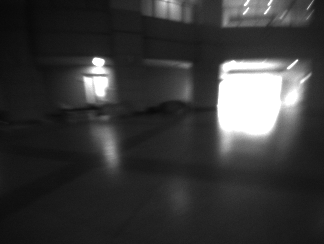
#> input picture temp/raw_data6/img_000021.png, 324 x 244 px; its folder holds 4 pictures in this run
$ python to_160.py
#> lines starting #> are read from the running program, lines starting #| are printed output that depends on the picture
import os
from PIL import Image

def crop_center(img, cropx, cropy):
    w, h = img.size
    startx = w // 2 - (cropx // 2)
    starty = h // 2 - (cropy // 2)
    return img.crop((startx, starty, startx + cropx, starty + cropy))

def process_images(input_dir, output_dir):
#> called with input_dir = './temp/raw_data6', output_dir = './160data/data6'
    if not os.path.exists(output_dir):
        os.makedirs(output_dir)
    for fname in os.listdir(input_dir):
        if fname.lower().endswith(('.png', '.jpg', '.jpeg', '.bmp', '.tiff', '.gif')):
            in_path = os.path.join(input_dir, fname)
            out_path = os.path.join(output_dir, fname)
            try:
                with Image.open(in_path) as img:
#> img is the input picture: PIL image 324x244 L; min 8, max 255, mean 56.4
                    cropped = crop_center(img, 160, 160)
#> in crop_center, `return img.crop((startx, starty, startx + cropx, starty + cropy))`:
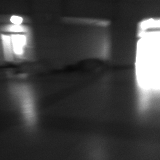
#> returned value: PIL image 160x160 L; min 9, max 255, mean 65.6
                    cropped.save(out_path)
                    print(f"Cropped and saved: {out_path}")
            except Exception as e:
                print(f"Error processing {in_path}: {e}")
#> pass 2 of the loop in process_images, `for fname in os.listdir(input_dir):`:
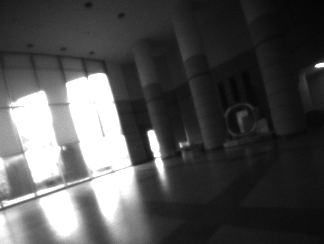
#> input picture temp/raw_data6/img_000059.png, 324 x 244 px
#> in process_images, img is the input picture: PIL image 324x244 L; min 4, max 255, mean 79.8
#> in crop_center (call 2), `return img.crop((startx, starty, startx + cropx, starty + cropy))`:
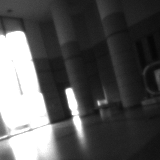
#> returned value: PIL image 160x160 L; min 6, max 255, mean 86
#> pass 3 of the loop in process_images, `for fname in os.listdir(input_dir):`:
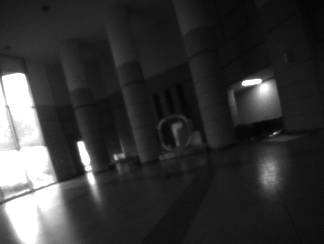
#> input picture temp/raw_data6/img_000064.png, 324 x 244 px
#> in process_images, img is the input picture: PIL image 324x244 L; min 3, max 255, mean 53.9
#> in crop_center (call 3), `return img.crop((startx, starty, startx + cropx, starty + cropy))`:
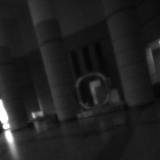
#> returned value: PIL image 160x160 L; min 4, max 255, mean 33
#> the loop made 4 passes; the first 3 are shown

if __name__ == "__main__":
    # ここで直接フォルダを指定してください
    input_dir = r"./temp/raw_data6"  # 入力画像フォルダ名
    output_dir = r"./160data/data6"  # 出力画像フォルダ名
    process_images(input_dir, output_dir)
